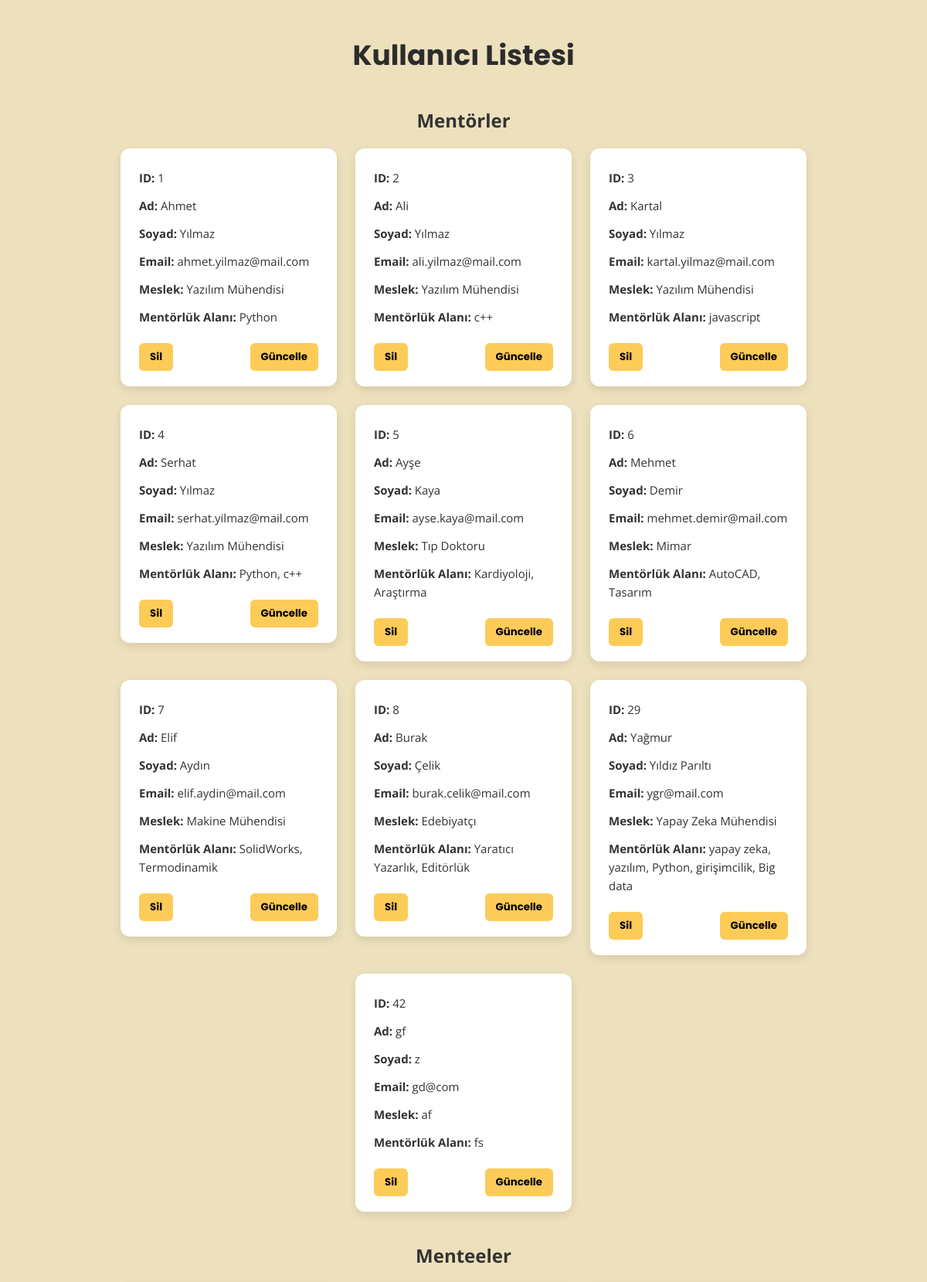
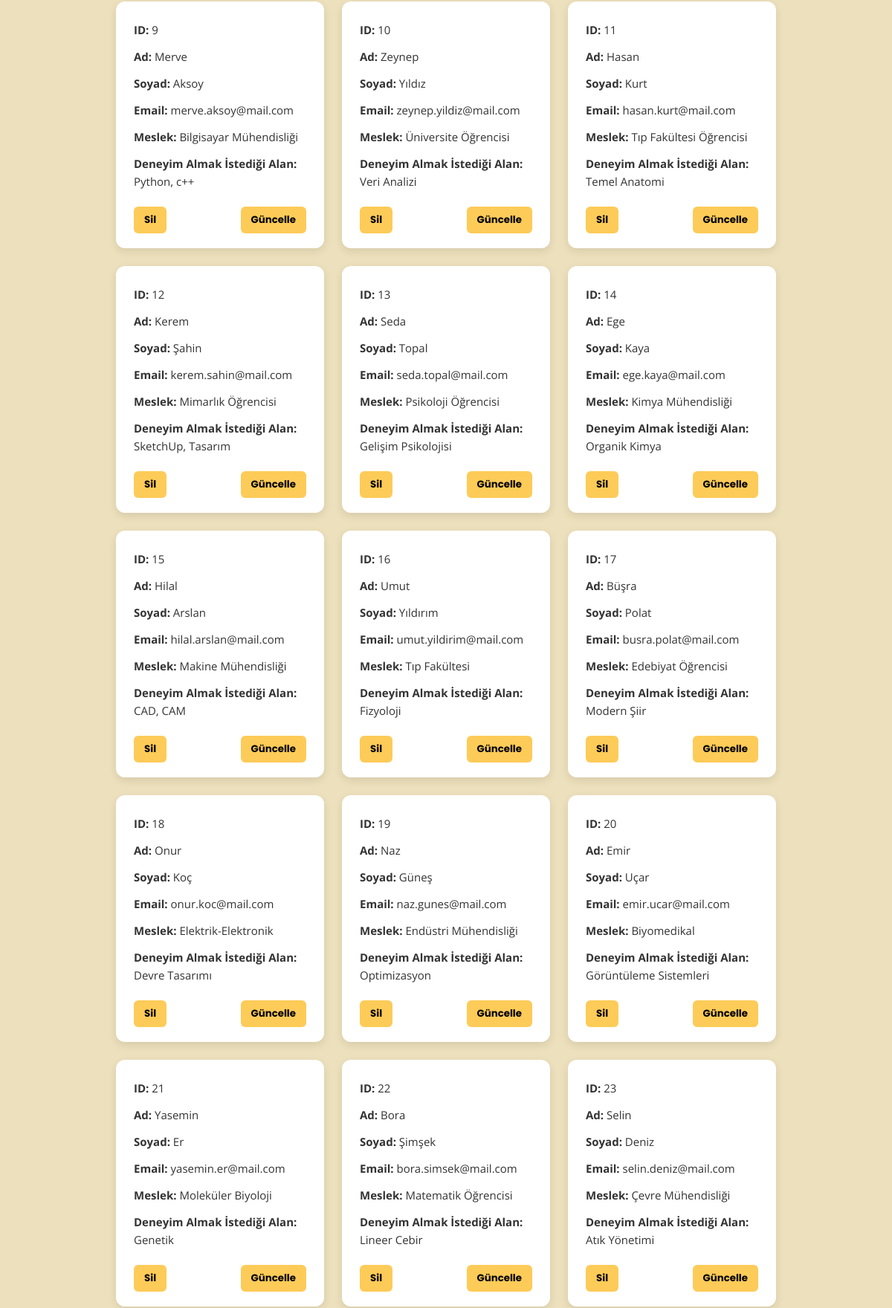
Page /list-users (upper part) on the committed database (2 pictures, top to bottom).
### tables this page shows
CREATE TABLE users (
        id INTEGER PRIMARY KEY AUTOINCREMENT,
        first_name TEXT NOT NULL,
        last_name TEXT NOT NULL,
        email TEXT UNIQUE NOT NULL,
        occupation TEXT NOT NULL,
        skills TEXT NOT NULL,
        role TEXT CHECK(role IN ('mentor', 'mentee')) NOT NULL,
        selectedMentId INTEGER REFERENCES users(id) ON DELETE SET NULL
    );

### routes.py (the view)
@app.route("/list-users", methods=["GET"])
def list_users_html():
    conn = get_db_connection()
    cursor = conn.cursor()
    cursor.execute("SELECT * FROM users")
    rows = cursor.fetchall()
    conn.close()
    users = [
        {
            'id': row['id'],
            'first_name': row['first_name'],
            'last_name': row['last_name'],
            'email': row['email'],
            'occupation': row['occupation'],
            'skills': row['skills'],
            'role': row['role']
        } for row in rows
    ]
    return render_template("list_users.html", users=users)

### database.py (called while the page is built)
def get_db_connection():
    conn = sqlite3.connect('mentorship.db', check_same_thread=False, timeout=10)
    conn.row_factory = sqlite3.Row
    conn.execute("PRAGMA busy_timeout = 5000")
    return conn

### templates/list_users.html (shortened to what this page needs)
<!DOCTYPE html>
<html lang="tr">
<head>
    <link rel="stylesheet" href="/static/style.css">
</head>
<body>
    <div class="hero-section">
        <h1 class="hero-title">Kullanıcı Listesi</h1>
        <h2 style="text-align: center; margin-top: 40px;">Mentörler</h2>
        {% if users|selectattr('role', 'equalto', 'mentor')|list %}
        <div class="user-list">
            {% for user in users if user.role == 'mentor' %}
            <div class="user-card">
                <p><strong>ID:</strong> {{ user.id }}</p>
                <p><strong>Ad:</strong> {{ user.first_name }}</p>
                <p><strong>Soyad:</strong> {{ user.last_name }}</p>
                <p><strong>Email:</strong> {{ user.email }}</p>
                <p><strong>Meslek:</strong> {{ user.occupation }}</p>
                <p><strong>Mentörlük Alanı:</strong> {{ user.skills }}</p>
                <div class="action-buttons">
                    <button onclick="deleteUser({{ user.id }})">Sil</button>
                    <a href="/edit-user/{{ user.id }}"><button>Güncelle</button></a>
                </div>
            </div>
            {% endfor %}
        </div>
        {% else %}
        <p style="text-align: center;">Henüz kayıtlı mentör bulunmamaktadır.</p>
        {% endif %}
        <h2 style="text-align: center; margin-top: 40px;">Menteeler</h2>
        {% if users|selectattr('role', 'equalto', 'mentee')|list %}
        <div class="user-list">
            {% for user in users if user.role == 'mentee' %}
            <div class="user-card">
                <p><strong>ID:</strong> {{ user.id }}</p>
                <p><strong>Ad:</strong> {{ user.first_name }}</p>
                <p><strong>Soyad:</strong> {{ user.last_name }}</p>
                <p><strong>Email:</strong> {{ user.email }}</p>
                <p><strong>Meslek:</strong> {{ user.occupation }}</p>
                <p><strong>Deneyim Almak İstediği Alan:</strong> {{ user.skills }}</p>
                <div class="action-buttons">
                    <button onclick="deleteUser({{ user.id }})">Sil</button>
                    <a href="/edit-user/{{ user.id }}"><button>Güncelle</button></a>
                </div>
            </div>
            {% endfor %}
        </div>
        {% else %}
        <p style="text-align: center;">Henüz kayıtlı mentee bulunmamaktadır.</p>
        {% endif %}
    </div>
</body>
</html>

### static/style.css (style rules this page uses)
body { font-family: 'Open Sans', sans-serif; margin: 0; padding: 0; background-color: #EDE0BC; color: #333; }
.hero-section { padding: 20px; text-align: center; }
.hero-title { font-size: 36px; font-family: 'Poppins', sans-serif; margin-bottom: 10px; color: #2c2c2c; }
.user-list { display: flex; flex-wrap: wrap; gap: 24px; justify-content: center; margin-top: 20px; align-items: flex-start; }
.user-card { background-color: #fff; border-radius: 12px; padding: 20px 24px; box-shadow: 0 4px 12px rgba(0,0,0,0.1); width: 280px; font-size: 15px; font-family: 'Open Sans', sans-serif; line-height: 1.6; display: flex; flex-direction: column; justify-content: space-between; min-height: 160px; box-sizing: border-box; text-align: left; }
.user-card p { margin: 6px 0; }
.action-buttons { display: flex; justify-content: space-between; margin-top: 16px; }
.user-card button { background-color: #FDCB58; border: none; padding: 8px 14px; border-radius: 6px; font-weight: bold; cursor: pointer; font-family: 'Poppins', sans-serif; transition: 0.3s; }

### rows in the picture
users: id "1", first_name "Ahmet", last_name "Yılmaz", email "ahmet.yilmaz@mail.com", occupation "Yazılım Mühendisi", skills "Python"
users: id "2", first_name "Ali", last_name "Yılmaz", email "ali.yilmaz@mail.com", occupation "Yazılım Mühendisi", skills "c++"
users: id "3", first_name "Kartal", last_name "Yılmaz", email "kartal.yilmaz@mail.com", occupation "Yazılım Mühendisi", skills "javascript"
users: id "4", first_name "Serhat", last_name "Yılmaz", email "serhat.yilmaz@mail.com", occupation "Yazılım Mühendisi", skills "Python, c++"
users: id "5", first_name "Ayşe", last_name "Kaya", email "ayse.kaya@mail.com", occupation "Tıp Doktoru", skills "Kardiyoloji, Araştırma"
users: id "6", first_name "Mehmet", last_name "Demir", email "mehmet.demir@mail.com", occupation "Mimar", skills "AutoCAD, Tasarım"
users: id "7", first_name "Elif", last_name "Aydın", email "elif.aydin@mail.com", occupation "Makine Mühendisi", skills "SolidWorks, Termodinamik"
users: id "8", first_name "Burak", last_name "Çelik", email "burak.celik@mail.com", occupation "Edebiyatçı", skills "Yaratıcı Yazarlık, Editörlük"
users: id "29", first_name "Yağmur", last_name "Yıldız Parıltı", email "ygr@mail.com", occupation "Yapay Zeka Mühendisi", skills "yapay zeka, yazılım, Python, girişimcilik, Big data"
users: id "42", first_name "gf", last_name "z", email "gd@com", occupation "af", skills "fs"
users: id "9", first_name "Merve", last_name "Aksoy", email "merve.aksoy@mail.com", occupation "Bilgisayar Mühendisliği", skills "Python, c++"
users: id "10", first_name "Zeynep", last_name "Yıldız", email "zeynep.yildiz@mail.com", occupation "Üniversite Öğrencisi", skills "Veri Analizi"
users: id "11", first_name "Hasan", last_name "Kurt", email "hasan.kurt@mail.com", occupation "Tıp Fakültesi Öğrencisi", skills "Temel Anatomi"
users: id "12", first_name "Kerem", last_name "Şahin", email "kerem.sahin@mail.com", occupation "Mimarlık Öğrencisi", skills "SketchUp, Tasarım"
users: id "13", first_name "Seda", last_name "Topal", email "seda.topal@mail.com", occupation "Psikoloji Öğrencisi", skills "Gelişim Psikolojisi"
users: id "14", first_name "Ege", last_name "Kaya", email "ege.kaya@mail.com", occupation "Kimya Mühendisliği", skills "Organik Kimya"
users: id "15", first_name "Hilal", last_name "Arslan", email "hilal.arslan@mail.com", occupation "Makine Mühendisliği", skills "CAD, CAM"
users: id "16", first_name "Umut", last_name "Yıldırım", email "umut.yildirim@mail.com", occupation "Tıp Fakültesi", skills "Fizyoloji"
users: id "17", first_name "Büşra", last_name "Polat", email "busra.polat@mail.com", occupation "Edebiyat Öğrencisi", skills "Modern Şiir"
users: id "18", first_name "Onur", last_name "Koç", email "onur.koc@mail.com", occupation "Elektrik-Elektronik", skills "Devre Tasarımı"
users: id "19", first_name "Naz", last_name "Güneş", email "naz.gunes@mail.com", occupation "Endüstri Mühendisliği", skills "Optimizasyon"
users: id "20", first_name "Emir", last_name "Uçar", email "emir.ucar@mail.com", occupation "Biyomedikal", skills "Görüntüleme Sistemleri"
users: id "21", first_name "Yasemin", last_name "Er", email "yasemin.er@mail.com", occupation "Moleküler Biyoloji", skills "Genetik"
users: id "22", first_name "Bora", last_name "Şimşek", email "bora.simsek@mail.com", occupation "Matematik Öğrencisi", skills "Lineer Cebir"
users: id "23", first_name "Selin", last_name "Deniz", email "selin.deniz@mail.com", occupation "Çevre Mühendisliği", skills "Atık Yönetimi"
